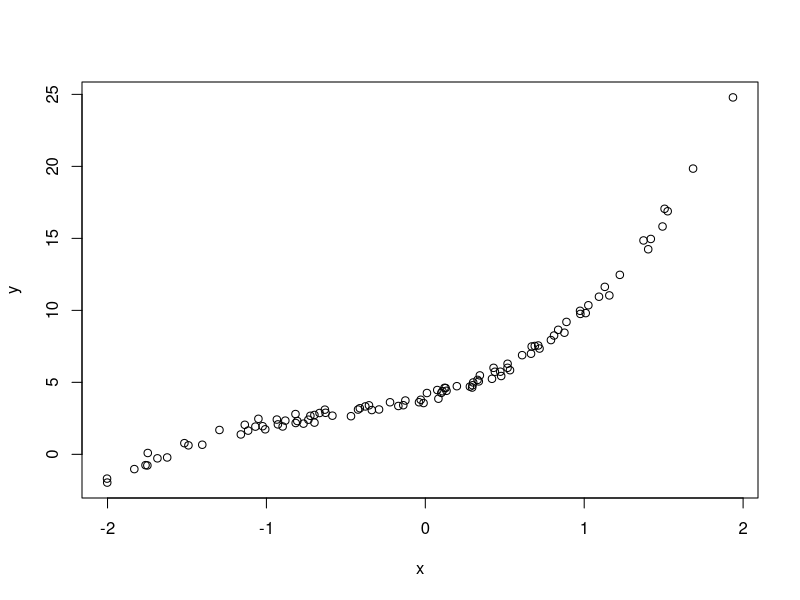
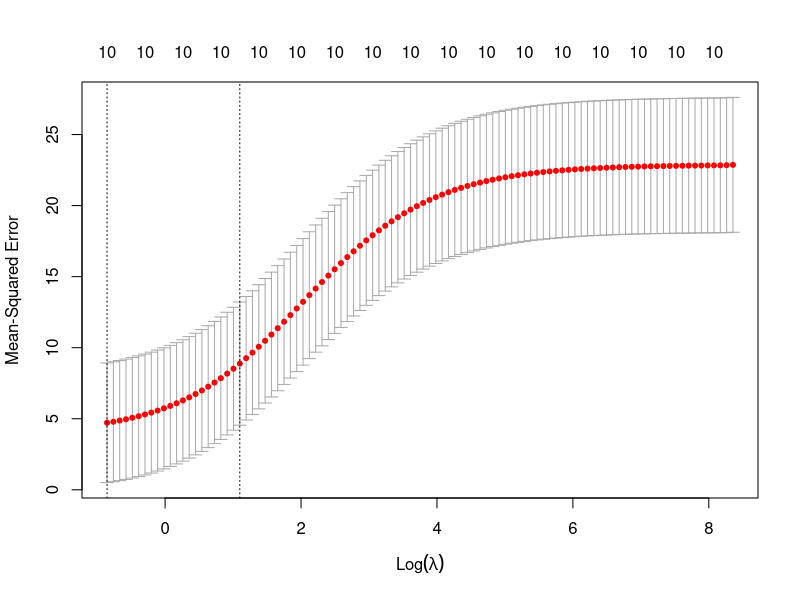
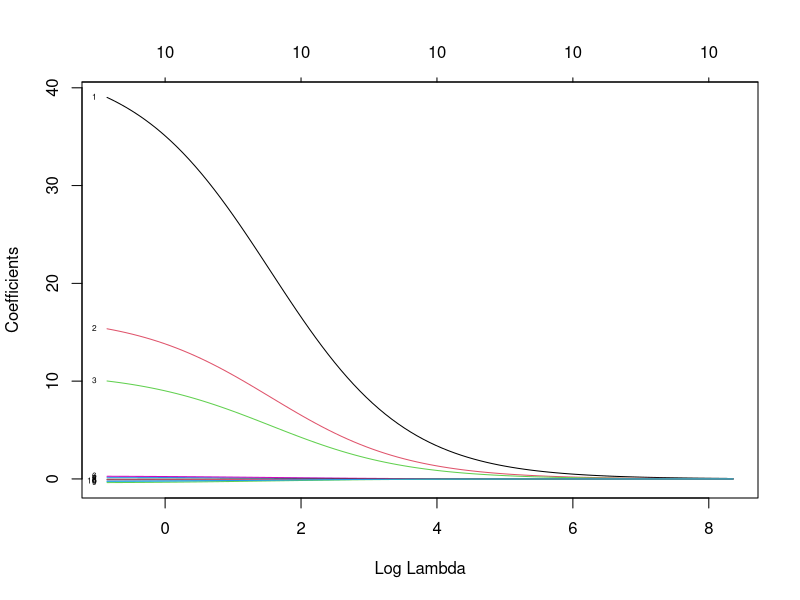
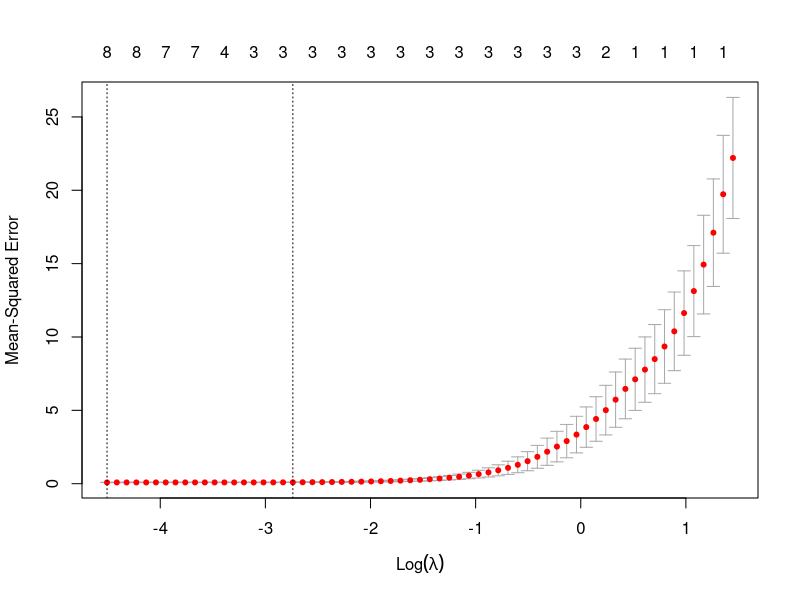
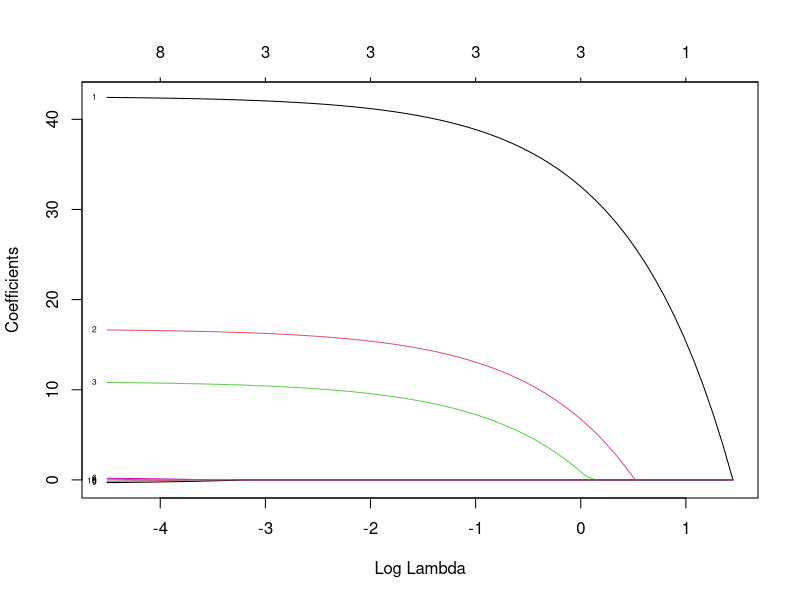

Source code (R) for these figures, in order:
rm(list=ls())

# 1
n <- 100
x <- rnorm(n, mean = 0, sd = 1)
e <- rnorm(n, mean = 0, sd = 0.25)

y = 4 + 3*x + 2*x^2 + 1*x^3 + e
plot(x, y)

# 2
require(glmnet)

model <- cv.glmnet(x = poly(x, 10), y = y, alpha=0, standardize=TRUE)
plot(model)
plot(model$glmnet.fit, xvar="lambda", label=TRUE)
model$lambda.min
model$lambda.1se
coef(model, s=model$lambda.min)


# 3
model <- cv.glmnet(x = poly(x, 10), y = y, alpha=1, standardize=TRUE)
plot(model)
plot(model$glmnet.fit, xvar="lambda", label=TRUE)
model$lambda.min
model$lambda.1se
coef(model, s=model$lambda.min)


# 4
# As we can see fromt he plots and the coefficents the Lasso regression disregarded the x^4, x^5 ... x^10 
# coefficients which is much closer to the reality while the ridge regression had small but still some
# coefficients for those predictors